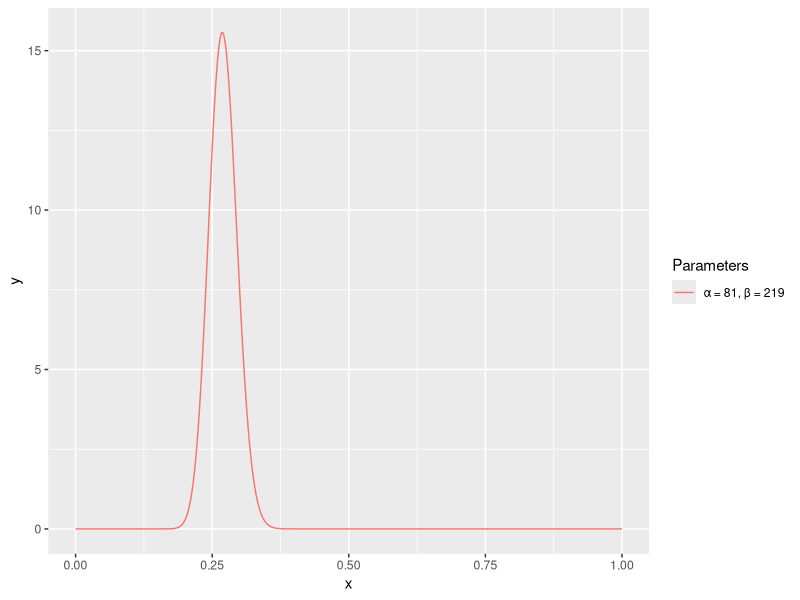
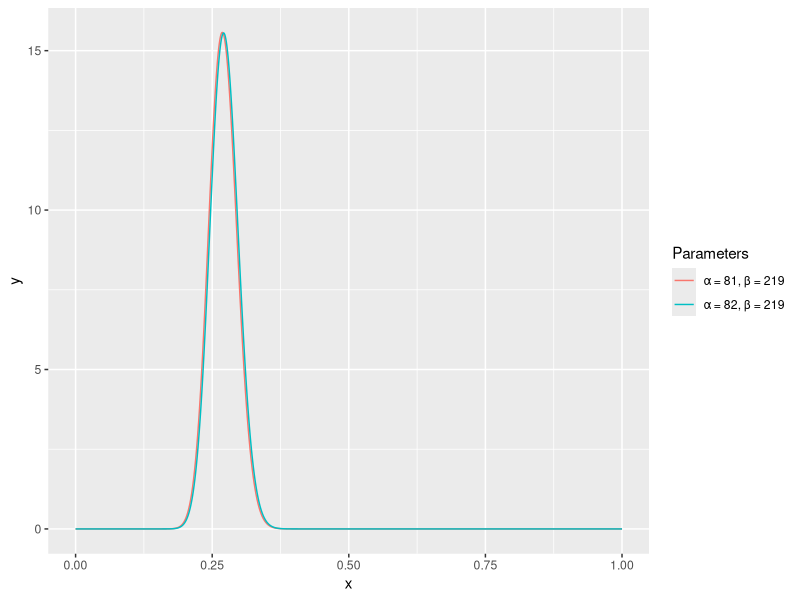
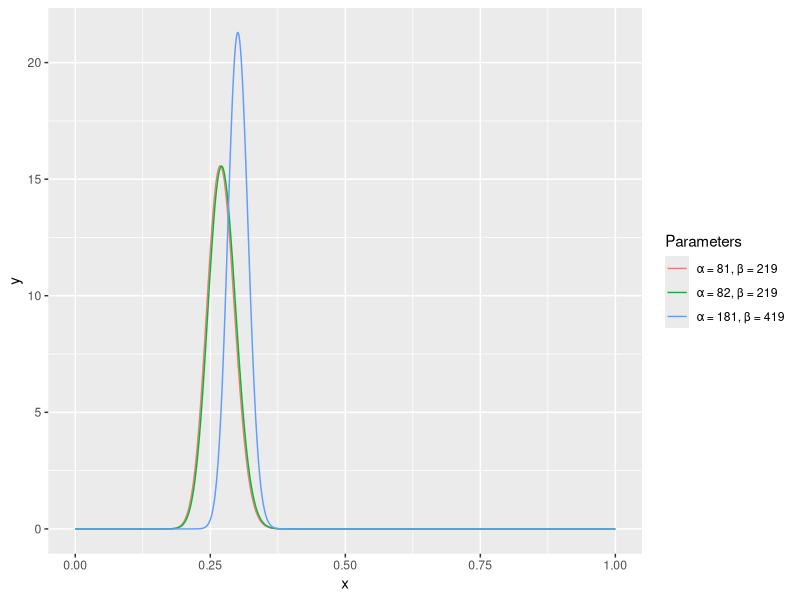

The R script that drew these images, in order:
## ---- chunk 1
library(knitr)
opts_chunk$set(echo = FALSE, cache = TRUE, warning = FALSE)
## ---- chunk 2
library(ggplot2)
library(dplyr)

sim <- data.frame(a = c(81, 82, 81 + 100),
                  b = c(219, 219, 219 + 200)) %>%
    group_by(a, b) %>%
    do(data_frame(x = seq(0, 1, .001), y = dbeta(x, .$a, .$b))) %>%
    mutate(Parameters = paste0("\u03B1 = ", a, ", \u03B2 = ", b)) %>%
    ungroup %>%
    mutate(Parameters = factor(Parameters, levels = unique(Parameters)))
## ---- chunk 3
sim %>% filter(a == 81) %>% ggplot(aes(x, y, color = Parameters)) + geom_line()
## ---- chunk 4
sim %>% filter(a < 100) %>% ggplot(aes(x, y, color = Parameters)) + geom_line()
## ---- chunk 5
sim %>% ggplot(aes(x, y, color = Parameters)) + geom_line()
